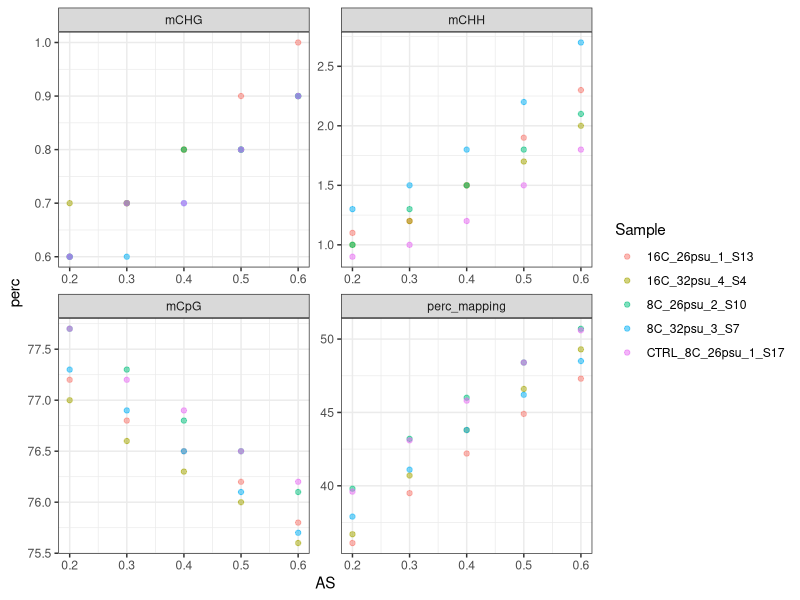
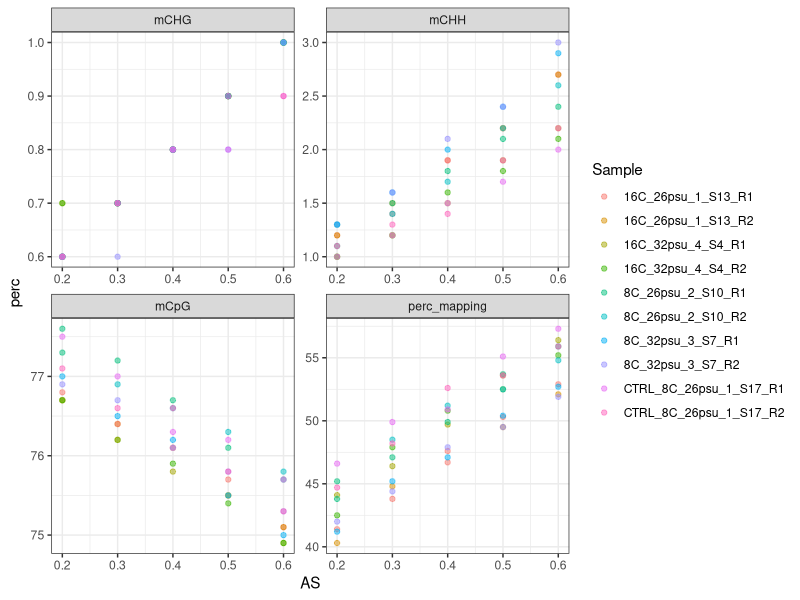
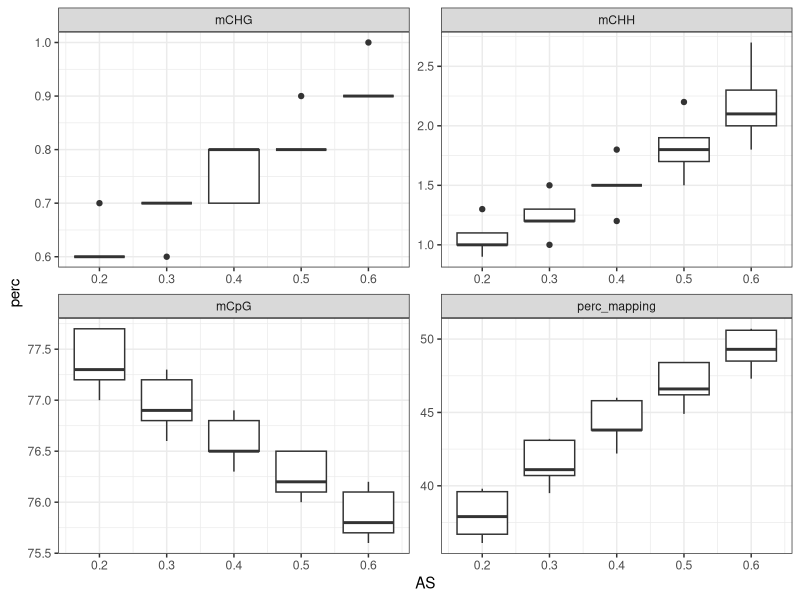
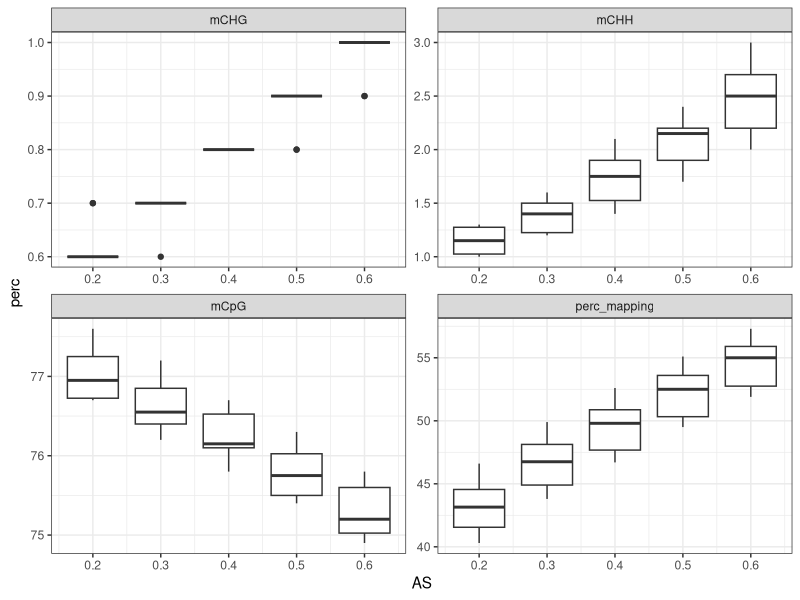
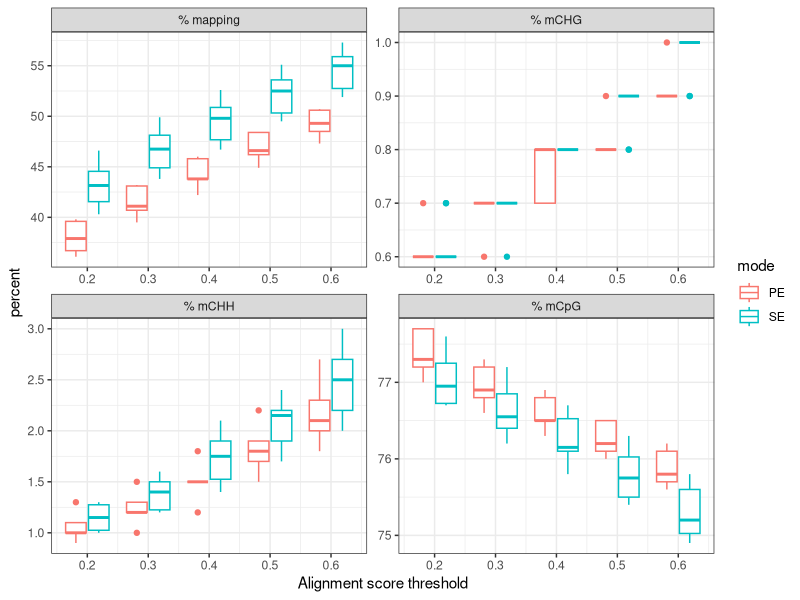

Generate these figures, in order, with R:
## ---- chunk 1
library(ggplot2)
## ---- chunk 2
data <- read.csv("20200612_AS_compare.csv", stringsAsFactors = F)

SE_data <- read.csv("20200612_AS_compare_SE.csv", stringsAsFactors = F)

## ---- chunk 3
data[,3:6] <- apply(data[,3:6] , 2, function(y) as.numeric(gsub("\\%", "", y)))

SE_data[,3:6] <- apply(SE_data[,3:6] , 2, function(y) as.numeric(gsub("\\%", "", y)))
## ---- chunk 4
STACKED_data <- tidyr::gather(data, "Context", "perc", 3:6)

STACKED_SE_data <- tidyr::gather(SE_data, "Context", "perc", 3:6)

#add column for PE or SE
STACKED_data$mode <- "PE"
STACKED_SE_data$mode <- "SE"

#combine SE and PE data
STACKED_PE_SE_data <- rbind(STACKED_data, STACKED_SE_data)

#add column for AS and mode
STACKED_PE_SE_data$AS_mode <- paste(STACKED_PE_SE_data$AS,STACKED_PE_SE_data$mode,"_")

#make context labels more clear
STACKED_PE_SE_data$Context <- gsub("perc_mapping","% mapping", STACKED_PE_SE_data$Context)

STACKED_PE_SE_data$Context <- gsub("mC", "% mC", STACKED_PE_SE_data$Context)


## ---- chunk 5
ggplot(STACKED_data, aes(AS, perc, color = Sample)) + geom_point(alpha = 0.5) + facet_wrap(~Context, scale = "free") + theme_bw()

ggplot(STACKED_SE_data, aes(AS, perc, color = Sample)) + geom_point(alpha = 0.5) + facet_wrap(~Context, scale = "free") + theme_bw()
## ---- chunk 6

#PE data
ggplot(STACKED_data, aes(AS, perc, group = AS)) + geom_boxplot() + facet_wrap(~Context, scale = "free") + theme_bw()

#SE data
ggplot(STACKED_SE_data, aes(AS, perc, group = AS)) + geom_boxplot() + facet_wrap(~Context, scale = "free") + theme_bw()

#PE and SE data plotted together
jpeg("20200612_ASxmCandMapping.jpg", width = 6, height = 6, units = "in", res = 300)
ggplot(STACKED_PE_SE_data, aes(AS, perc, group = AS_mode, color = mode)) + geom_boxplot() + facet_wrap(~Context, scale = "free") + theme_bw() + xlab("Alignment score threshold") + ylab("percent")
dev.off()
